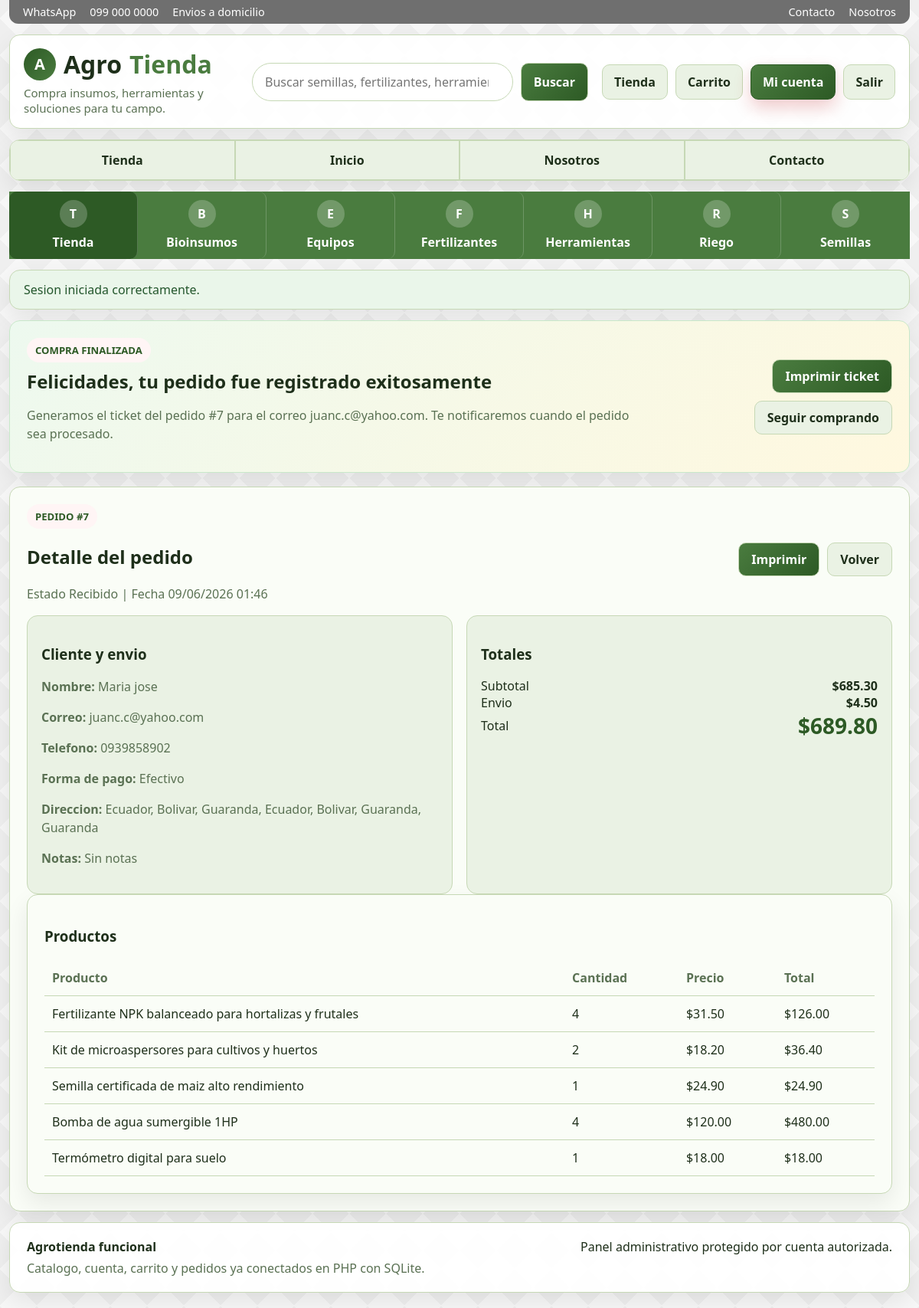
Page /order.php?id=7 (signed in) on the committed database.
### tables this page shows
CREATE TABLE orders (
            id INTEGER PRIMARY KEY AUTOINCREMENT,
            user_id INTEGER NOT NULL,
            customer_name TEXT NOT NULL,
            customer_email TEXT NOT NULL,
            customer_phone TEXT NOT NULL,
            shipping_address TEXT NOT NULL,
            notes TEXT DEFAULT "",
            subtotal REAL NOT NULL,
            shipping REAL NOT NULL,
            total REAL NOT NULL,
            status TEXT NOT NULL DEFAULT "Pendiente",
            created_at TEXT NOT NULL, payment_method TEXT NOT NULL DEFAULT "Efectivo",
            FOREIGN KEY(user_id) REFERENCES users(id)
        );

CREATE TABLE order_items (
            id INTEGER PRIMARY KEY AUTOINCREMENT,
            order_id INTEGER NOT NULL,
            product_id INTEGER NOT NULL,
            product_name TEXT NOT NULL,
            quantity INTEGER NOT NULL,
            unit_price REAL NOT NULL,
            line_total REAL NOT NULL,
            FOREIGN KEY(order_id) REFERENCES orders(id),
            FOREIGN KEY(product_id) REFERENCES products(id)
        );

### app/bootstrap.php (called while the page is built, shortened)
<?php
function db(): PDO
{
    static $pdo = null;
    if ($pdo instanceof PDO) {
        return $pdo;
    }
    $needsSetup = !file_exists(DB_PATH);
    $pdo = new PDO('sqlite:' . DB_PATH);
    $pdo->setAttribute(PDO::ATTR_ERRMODE, PDO::ERRMODE_EXCEPTION);
    $pdo->setAttribute(PDO::ATTR_DEFAULT_FETCH_MODE, PDO::FETCH_ASSOC);
    $pdo->exec('PRAGMA foreign_keys = ON');
    if ($needsSetup) {
        initializeDatabase($pdo);
    } else {
        migrateDatabase($pdo);
    }
    return $pdo;
}
function migrateDatabase(PDO $pdo): void
{
    $columns = $pdo->query('PRAGMA table_info(products)')->fetchAll();
    $columnNames = array_column($columns, 'name');
    syncProductImages($pdo);
    migrateOrdersTable($pdo);
}
function migrateOrdersTable(PDO $pdo): void
{
    $columns = $pdo->query('PRAGMA table_info(orders)')->fetchAll();
    $columnNames = array_column($columns, 'name');
}
function syncProductImages(PDO $pdo): void
{
    $stmt = $pdo->prepare('UPDATE products SET image_url = :image_url WHERE name = :name');
    foreach (productSeedData() as $product) {
        $stmt->execute([
            'name' => $product['name'],
            'image_url' => $product['image_url'],
        ]);
    }
}
function currentUser(): ?array
{
    static $cached = null;
    if ($cached !== null) {
        return $cached;
    }
    $stmt = db()->prepare('SELECT * FROM users WHERE id = :id LIMIT 1');
    $stmt->execute(['id' => $_SESSION['user_id']]);
    $cached = $stmt->fetch() ?: null;
    return $cached;
}
function requireLogin(): array
{
    $user = currentUser();
    return $user;
}
function money(float $value): string
{
    return '$' . number_format($value, 2);
}
function e(string $value): string
{
    return htmlspecialchars($value, ENT_QUOTES, 'UTF-8');
}
function orderById(int $orderId, ?int $userId = null): ?array
{
    $sql = 'SELECT * FROM orders WHERE id = :id';
    $params = ['id' => $orderId];
    if ($userId !== null) {
        $sql .= ' AND user_id = :user_id';
        $params['user_id'] = $userId;
    }
    $stmt = db()->prepare($sql . ' LIMIT 1');
    $stmt->execute($params);
    $order = $stmt->fetch();
    $items = db()->prepare('SELECT * FROM order_items WHERE order_id = :order_id ORDER BY id ASC');
    $items->execute(['order_id' => $orderId]);
    $order['items'] = $items->fetchAll();
    return $order;
}

### order.php (the view, shortened to what this page needs)
<?php
require_once __DIR__ . '/app/layout.php';
$user = requireLogin();
$orderId = (int) ($_GET['id'] ?? 0);
$order = orderById($orderId, $user['role'] === 'admin' ? null : (int) $user['id']);
?>
<section class="order-confirmation card">
  <div>
    <span class="eyebrow">Compra finalizada</span>
    <h2>Felicidades, tu pedido fue registrado exitosamente</h2>
    <p class="muted">Generamos el ticket del pedido #<?= (int) $order['id'] ?> para el correo <?= e($order['customer_email']) ?>. Te notificaremos cuando el pedido sea procesado.</p>
  </div>
  <div class="order-actions">
    <button class="btn primary" type="button" onclick="window.print()">Imprimir ticket</button>
    <a class="btn" href="store.php">Seguir comprando</a>
  </div>
</section>
<section class="card printable-order">
  <div class="line">
    <div>
      <span class="eyebrow">Pedido #<?= (int) $order['id'] ?></span>
      <h2>Detalle del pedido</h2>
      <p class="muted">Estado <?= e($order['status']) ?> | Fecha <?= e(date('d/m/Y H:i', strtotime($order['created_at']))) ?></p>
    </div>
    <div class="order-actions">
      <button class="btn primary" type="button" onclick="window.print()">Imprimir</button>
      <a class="btn" href="<?= $user['role'] === 'admin' ? 'admin.php' : 'account.php' ?>">Volver</a>
    </div>
  </div>
  <div class="grid-2">
    <article class="panel">
      <h3>Cliente y envio</h3>
      <p class="muted"><strong>Nombre:</strong> <?= e($order['customer_name']) ?></p>
      <p class="muted"><strong>Correo:</strong> <?= e($order['customer_email']) ?></p>
      <p class="muted"><strong>Telefono:</strong> <?= e($order['customer_phone']) ?></p>
      <p class="muted"><strong>Forma de pago:</strong> <?= e($order['payment_method'] ?? 'Efectivo') ?></p>
      <p class="muted"><strong>Direccion:</strong> <?= e($order['shipping_address']) ?></p>
      <p class="muted"><strong>Notas:</strong> <?= e($order['notes'] ?: 'Sin notas') ?></p>
    </article>
    <article class="panel">
      <h3>Totales</h3>
      <div class="line"><span>Subtotal</span><strong><?= money((float) $order['subtotal']) ?></strong></div>
      <div class="line"><span>Envio</span><strong><?= money((float) $order['shipping']) ?></strong></div>
      <div class="line"><span>Total</span><strong class="price"><?= money((float) $order['total']) ?></strong></div>
    </article>
  </div>
  <article class="card">
    <h3>Productos</h3>
    <table>
      <thead>
        <tr>
          <th>Producto</th>
          <th>Cantidad</th>
          <th>Precio</th>
          <th>Total</th>
        </tr>
      </thead>
      <tbody>
        <?php foreach ($order['items'] as $item): ?>
          <tr>
            <td><?= e($item['product_name']) ?></td>
            <td><?= (int) $item['quantity'] ?></td>
            <td><?= money((float) $item['unit_price']) ?></td>
            <td><?= money((float) $item['line_total']) ?></td>
          </tr>
        <?php endforeach; ?>
      </tbody>
    </table>
  </article>
</section>

### assets/app.css (style rules this page uses)
:root { --bg: #f4f7f0; --surface: #fafdf7; --surface-soft: #eaf2e4; --surface-muted: #dde8d4; --border: #c6d8b5; --text: #1e2f1a; --muted: #5a7153; --primary: #4a7c3f; --primary-dark: #2d5a25; --secondary: #7a9e6c; --accent: #d99f3c; --success-bg: #eaf6ea; --success-text: #24572d; --danger-bg: #fdeaea; --danger-text: #8f2028; --shadow: 0 12px 30px rgba(0, 0, 0, 0.08); }
* { box-sizing: border-box; }
body { margin: 0; min-height: 100vh; font-family: "Segoe UI", Tahoma, Geneva, Verdana, sans-serif; background: linear-gradient(135deg, rgba(0, 0, 0, 0.03) 25%, transparent 25%) 0 0 / 48px 48px, linear-gradient(225deg, rgba(0, 0, 0, 0.03) 25%, transparent 25%) 0 0 / 48px 48px, linear-gradient(315deg, rgba(0, 0, 0, 0.03) 25%, transparent 25%) 0 0 / 48px 48px, linear-gradient(45deg, rgba(0, 0, 0, 0.03) 25%, transparent 25%) 0 0 / 48px 48px, #f7f7f7; color: var(--text); }
a { color: inherit; text-decoration: none; }
button, input, select, textarea { font: inherit; }
a, button, .btn, .nav a, .section-nav a, .category-link, .spotlight-card, .product { transition: background-color 180ms ease, border-color 180ms ease, color 180ms ease, box-shadow 180ms ease, transform 180ms ease, filter 180ms ease; }
.nav a, .btn, .category-link, .section-nav a { border-radius: 10px; padding: 11px 15px; font-weight: 700; }
.grid-2, .grid-3, .grid-4, .split, .admin-layout { display: grid; gap: 18px; }
.grid-2 { grid-template-columns: repeat(2, minmax(0, 1fr)); }
.card, .store-hero, .promo-hero, .promo-banner-mini { background: var(--surface); border: 1px solid var(--border); border-radius: 14px; box-shadow: var(--shadow); }
.card, .store-toolbar { padding: 22px; }
.eyebrow { display: inline-block; width: fit-content; padding: 7px 11px; border-radius: 999px; background: rgba(255, 255, 255, 0.16); color: #fff; font-size: 0.82rem; font-weight: 800; text-transform: uppercase; }
.card .eyebrow, .section-head .eyebrow { background: #fff5f5; color: var(--primary-dark); }
.muted { color: var(--muted); line-height: 1.5; }
.btn { display: inline-flex; align-items: center; justify-content: center; gap: 8px; cursor: pointer; color: var(--text); background: var(--surface-soft); border: 1px solid var(--border); text-align: center; min-height: 44px; padding: 0 16px; }
.btn.primary { color: #fff; background: linear-gradient(135deg, var(--primary), var(--primary-dark)); }
.price { color: var(--primary-dark); font-size: 1.75rem; font-weight: 900; }
.order-confirmation { display: flex; justify-content: space-between; gap: 18px; align-items: center; background: linear-gradient(135deg, #edf9ef, #fff8df); border-color: #c8e8c9; }
.order-confirmation h2 { margin: 8px 0; }
.order-actions { display: flex; gap: 10px; flex-wrap: wrap; justify-content: flex-end; }
.row, .line, .actions, .table-actions { display: flex; gap: 12px; flex-wrap: wrap; align-items: center; }
.line { justify-content: space-between; }
.panel { padding: 18px; border-radius: 14px; border: 1px solid var(--border); background: var(--surface-soft); }
table { width: 100%; border-collapse: collapse; }
th, td { text-align: left; padding: 12px 10px; border-bottom: 1px solid var(--border); }
th { color: var(--muted); }

### rows in the picture
orders: id "7", customer_email "juanc.c@yahoo.com", status "Recibido", created_at "09/06/2026 01:46", customer_name "Maria jose", customer_phone "0939858902", payment_method "Efectivo", shipping_address "Ecuador, Bolivar, Guaranda, Ecuador, Bolivar, Guaranda, Guaranda", notes "Sin notas", subtotal "$685.30", shipping "$4.50", total "$689.80"
order_items: product_name "Fertilizante NPK balanceado para hortalizas y frutales", quantity "4", unit_price "$31.50", line_total "$126.00"
order_items: product_name "Kit de microaspersores para cultivos y huertos", quantity "2", unit_price "$18.20", line_total "$36.40"
order_items: product_name "Semilla certificada de maiz alto rendimiento", quantity "1", unit_price "$24.90", line_total "$24.90"
order_items: product_name "Bomba de agua sumergible 1HP", quantity "4", unit_price "$120.00", line_total "$480.00"
order_items: product_name "Termómetro digital para suelo", quantity "1", unit_price "$18.00", line_total "$18.00"

### other values in the picture
substr($categoryLink, 0, 1) "B"
$categoryLink "Bioinsumos"
substr($categoryLink, 0, 1) "E"
$categoryLink "Equipos"
substr($categoryLink, 0, 1) "F"
$categoryLink "Fertilizantes"
substr($categoryLink, 0, 1) "H"
$categoryLink "Herramientas"
substr($categoryLink, 0, 1) "R"
$categoryLink "Riego"
substr($categoryLink, 0, 1) "S"
$categoryLink "Semillas"
$flash['message'] "Sesion iniciada correctamente."
